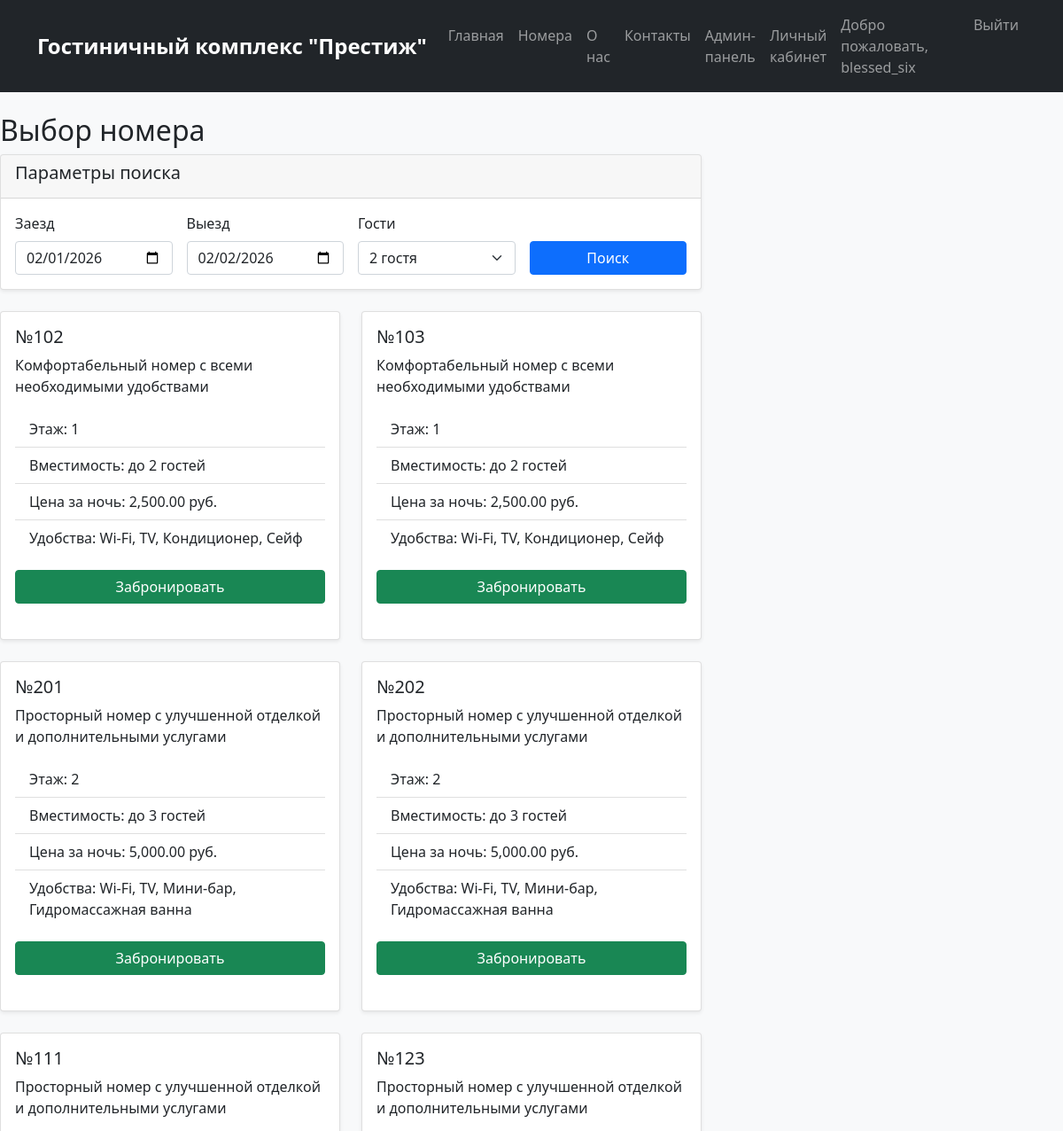
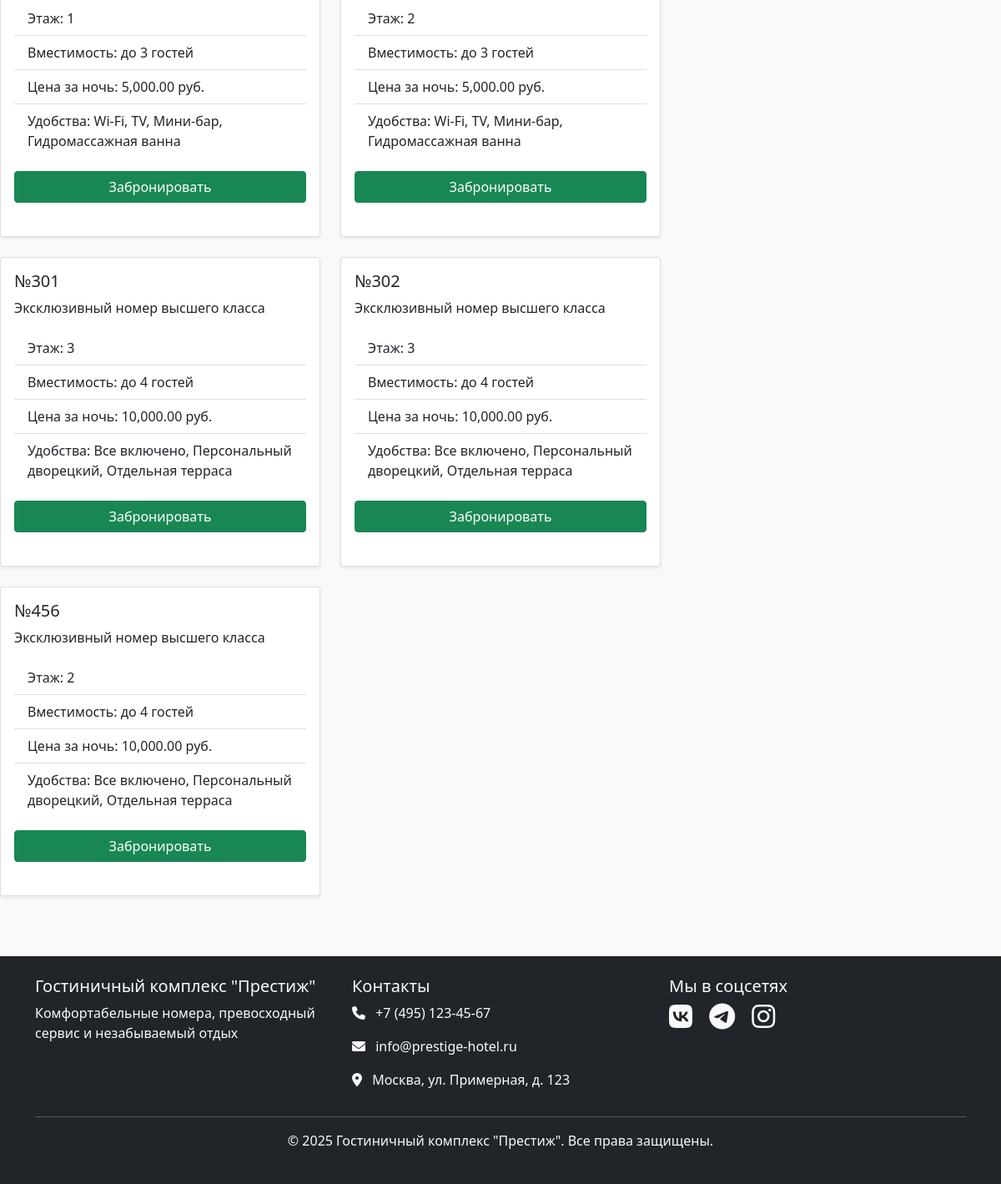
/user/booking_form.php (signed in), run on the app's committed database (2 pictures, top to bottom).
### tables this page shows
CREATE TABLE `rooms` (
  `id` int NOT NULL,
  `room_number` varchar(10) NOT NULL,
  `room_type_id` int NOT NULL,
  `floor` int NOT NULL,
  `status` enum('available','occupied','maintenance','cleaning') DEFAULT 'available'
);

CREATE TABLE `room_types` (
  `id` int NOT NULL,
  `name` varchar(100) NOT NULL,
  `description` text,
  `price_per_night` decimal(10,2) NOT NULL,
  `capacity` int NOT NULL,
  `amenities` text,
  `image_url` varchar(255) DEFAULT NULL
);

### includes/classes/room.php (called while the page is built, shortened)
<?php
class Room {
    private $conn;
    public function __construct($db) {
        $this->conn = $db;
    }
    public function readAvailable($check_in, $check_out, $guests) {
        $query = "CALL get_available_rooms(:check_in, :check_out, :guests)";
        $stmt = $this->conn->prepare($query);
        $stmt->bindParam(":check_in", $check_in);
        $stmt->bindParam(":check_out", $check_out);
        $stmt->bindParam(":guests", $guests);
        $stmt->execute();
        return $stmt;
    }
}
?>

### user/booking_form.php (the view, shortened to what this page needs)
<?php
require_once '../includes/classes/Room.php';
$database = new Database();
$db = $database->getConnection();
$room = new Room($db);
$check_in = $_GET['check_in'] ?? date('Y-m-d');
$check_out = $_GET['check_out'] ?? date('Y-m-d', strtotime('+1 day'));
$guests = $_GET['guests'] ?? 2;
$available_rooms = $room->readAvailable($check_in, $check_out, $guests);
?>
<?php include '../includes/header.php'; ?>
<div class="row">
    <div class="col-md-8">
        <h2>Выбор номера</h2>
        <div class="card mb-4">
            <div class="card-header">
                <h5>Параметры поиска</h5>
            </div>
            <div class="card-body">
                <form method="GET" class="row g-3">
                    <div class="col-md-3">
                        <label class="form-label">Заезд</label>
                        <input type="date" class="form-control" name="check_in" value="<?php echo $check_in; ?>" required>
                    </div>
                    <div class="col-md-3">
                        <label class="form-label">Выезд</label>
                        <input type="date" class="form-control" name="check_out" value="<?php echo $check_out; ?>" required>
                    </div>
                    <div class="col-md-3">
                        <label class="form-label">Гости</label>
                        <select class="form-select" name="guests">
                            <?php for ($i = 1; $i <= 4; $i++): ?>
                                <option value="<?php echo $i; ?>" <?php echo $guests == $i ? 'selected' : ''; ?>>
                                    <?php echo $i; ?> гост<?php echo $i == 1 ? 'ь' : 'я'; ?>
                                </option>
                            <?php endfor; ?>
                        </select>
                    </div>
                    <div class="col-md-3">
                        <label class="form-label">&nbsp;</label>
                        <button type="submit" class="btn btn-primary w-100">Поиск</button>
                    </div>
                </form>
            </div>
        </div>
        <?php if ($available_rooms->rowCount() > 0): ?>
            <div class="row">
                <?php while ($room = $available_rooms->fetch(PDO::FETCH_ASSOC)): ?>
                    <div class="col-md-6 mb-4">
                        <div class="card h-100">
                            <div class="card-body">
                                <h5 class="card-title">№<?php echo $room['room_number']; ?></h5>
                                <p class="card-text"><?php echo $room['description']; ?></p>
                                <ul class="list-group list-group-flush mb-3">
                                    <li class="list-group-item">Этаж: <?php echo $room['floor']; ?></li>
                                    <li class="list-group-item">Вместимость: до <?php echo $room['capacity']; ?> гостей</li>
                                    <li class="list-group-item">Цена за ночь: <?php echo number_format($room['price_per_night'], 2); ?> руб.</li>
                                    <li class="list-group-item">Удобства: <?php echo $room['amenities']; ?></li>
                                </ul>
                                <form action="booking_process.php" method="POST">
                                    <button type="submit" class="btn btn-success w-100">Забронировать</button>
                                </form>
                            </div>
                        </div>
                    </div>
                <?php endwhile; ?>
            </div>
        <?php endif; ?>
    </div>
</div>
<?php include '../includes/footer.php'; ?>

### assets/css/style.css (style rules this page uses)
body { background-color: #f8f9fa; font-family: 'Segoe UI', Tahoma, Geneva, Verdana, sans-serif; }
.card { box-shadow: 0 0.125rem 0.25rem rgba(0, 0, 0, 0.075); border: 1px solid rgba(0, 0, 0, 0.125); margin-bottom: 1.5rem; }
.btn { border-radius: 0.25rem; }

### data on the page
rooms: room_number "102", room_type.description "Комфортабельный номер с всеми необходимыми удобствами", floor "1", room_type.capacity "2", room_type.price_per_night "2,500.00", room_type.amenities "Wi-Fi, TV, Кондиционер, Сейф"
rooms: room_number "103", room_type.description "Комфортабельный номер с всеми необходимыми удобствами", floor "1", room_type.capacity "2", room_type.price_per_night "2,500.00", room_type.amenities "Wi-Fi, TV, Кондиционер, Сейф"
rooms: room_number "201", room_type.description "Просторный номер с улучшенной отделкой и дополнительными услугами", floor "2", room_type.capacity "3", room_type.price_per_night "5,000.00", room_type.amenities "Wi-Fi, TV, Мини-бар, Гидромассажная ванна"
rooms: room_number "202", room_type.description "Просторный номер с улучшенной отделкой и дополнительными услугами", floor "2", room_type.capacity "3", room_type.price_per_night "5,000.00", room_type.amenities "Wi-Fi, TV, Мини-бар, Гидромассажная ванна"
rooms: room_number "111", room_type.description "Просторный номер с улучшенной отделкой и дополнительными услугами", floor "1", room_type.capacity "3", room_type.price_per_night "5,000.00", room_type.amenities "Wi-Fi, TV, Мини-бар, Гидромассажная ванна"
rooms: room_number "123", room_type.description "Просторный номер с улучшенной отделкой и дополнительными услугами", floor "2", room_type.capacity "3", room_type.price_per_night "5,000.00", room_type.amenities "Wi-Fi, TV, Мини-бар, Гидромассажная ванна"
rooms: room_number "301", room_type.description "Эксклюзивный номер высшего класса", floor "3", room_type.capacity "4", room_type.price_per_night "10,000.00", room_type.amenities "Все включено, Персональный дворецкий, Отдельная терраса"
rooms: room_number "302", room_type.description "Эксклюзивный номер высшего класса", floor "3", room_type.capacity "4", room_type.price_per_night "10,000.00", room_type.amenities "Все включено, Персональный дворецкий, Отдельная терраса"
rooms: room_number "456", room_type.description "Эксклюзивный номер высшего класса", floor "2", room_type.capacity "4", room_type.price_per_night "10,000.00", room_type.amenities "Все включено, Персональный дворецкий, Отдельная терраса"

### other printed values
SITE_NAME "Гостиничный комплекс \"Престиж\""
$_SESSION['username'] "blessed_six"
form field guests "2 гостя"
